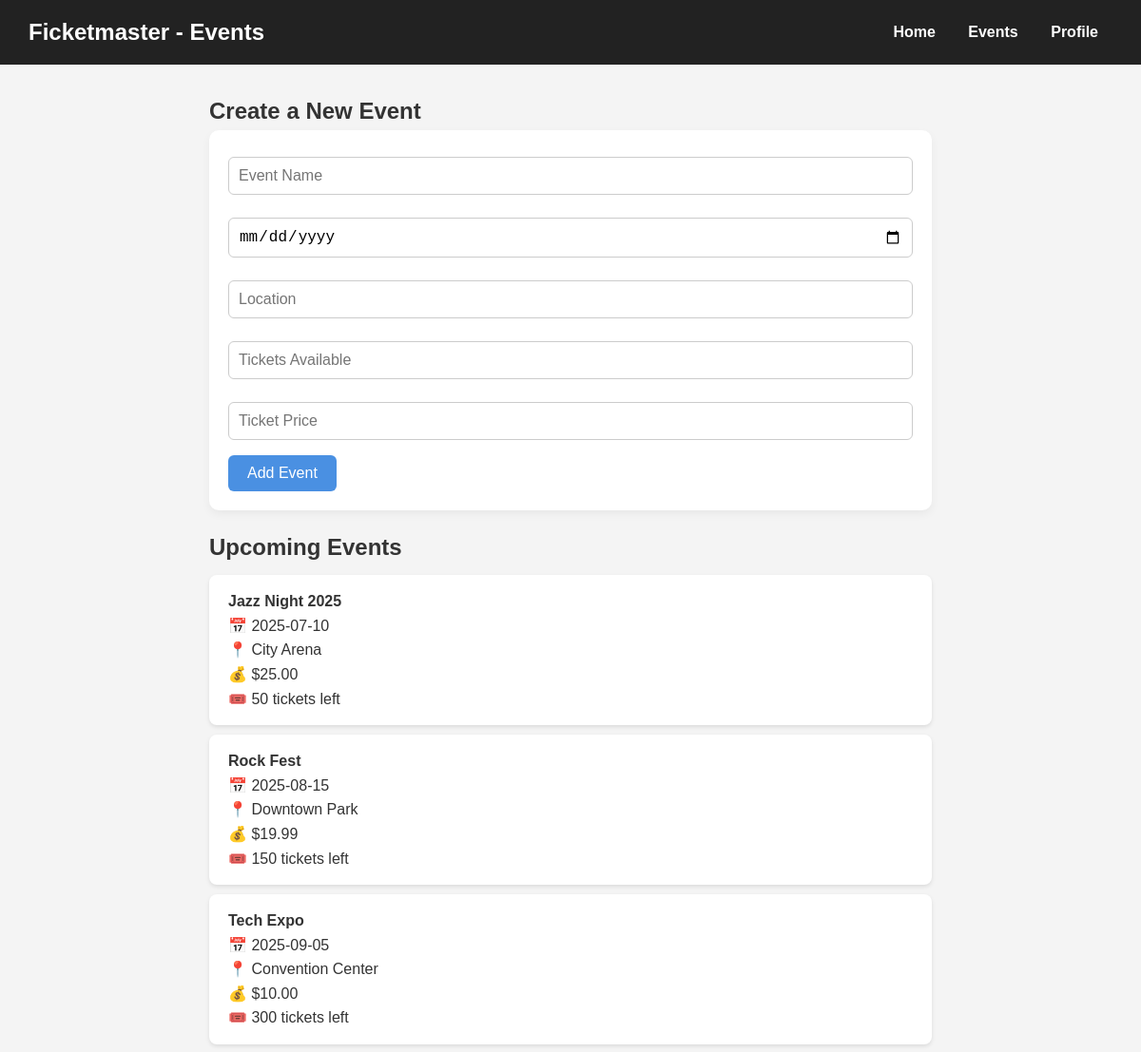
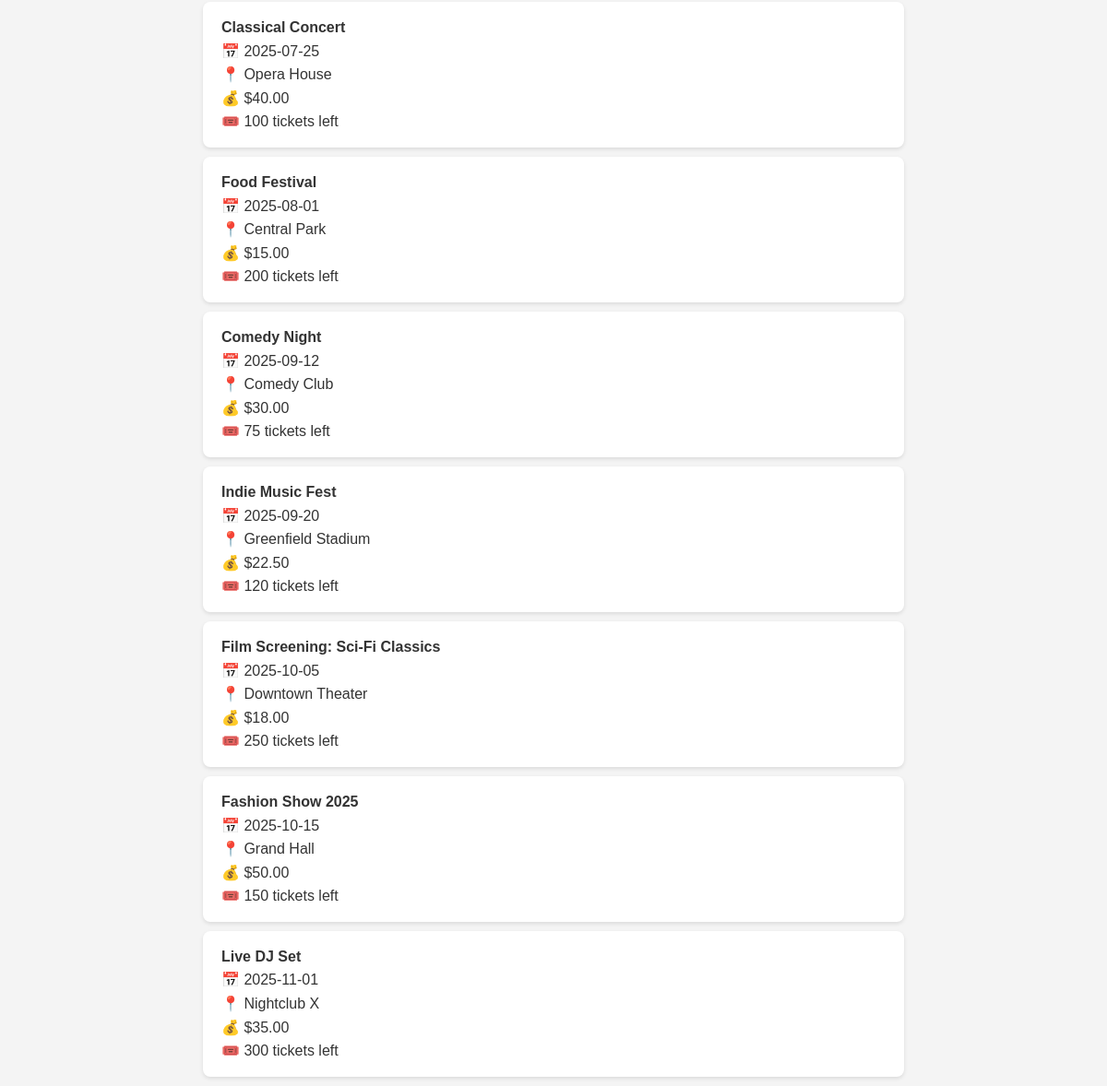
The app's page /events with its own data (2 pictures, top to bottom).
### app.py (models this page shows, shortened)
class Event(db.Model):
    id = db.Column(db.Integer, primary_key=True)
    name = db.Column(db.String(120))
    date = db.Column(db.String(20))
    location = db.Column(db.String(120))
    tickets_available = db.Column(db.Integer)
    price = db.Column(db.Float, default=0.0)  # Make sure price is included

### app.py (the view, shortened to what this page needs)
@app.route('/events', methods=['GET', 'POST'])
def events_page():
    all_events = Event.query.all()
    return render_template('events.html', events=all_events)

### templates/events.html (shortened to what this page needs)
<!DOCTYPE html>
<html lang="en">
<head>
  <link rel="stylesheet" href="/static/style.css" />
</head>
<body>
  <header>
    <h1>Ficketmaster - Events</h1>
    <nav>
      <a href="/">Home</a>
      <a href="/events">Events</a>
      <a href="/profile">Profile</a>
    </nav>
  </header>
  <main>
    <section class="event-form">
      <h2>Create a New Event</h2>
      <form method="POST">
        <input type="text" name="name" placeholder="Event Name" required>
        <input type="date" name="date" required>
        <input type="text" name="location" placeholder="Location" required>
        <input type="number" name="tickets" placeholder="Tickets Available" required min="1">
        <input type="number" step="0.01" placeholder="Ticket Price" name="price" required>
        <button type="submit">Add Event</button>
      </form>
    </section>
    <section class="event-list">
      <h2>Upcoming Events</h2>
      {% if events %}
      <ul>
        {% for event in events %}
          <li>
            <strong>{{ event.name }}</strong><br>
            📅 {{ event.date }}<br>
            📍 {{ event.location }}<br>
            {% if event.price is not none %}
              💰 ${{ "%.2f" | format(event.price) }}<br>
            {% else %}
                💰 Price not available<br>
            {% endif %}
            🎟️ {{ event.tickets_available }} tickets left
          </li>
        {% endfor %}
      </ul>
      {% else %}
        <p>No events currently available.</p>
      {% endif %}
    </section>
  </main>
</body>
</html>

### static/style.css (style rules this page uses)
* { margin: 0; padding: 0; box-sizing: border-box; }
body { font-family: 'Segoe UI', Tahoma, Geneva, Verdana, sans-serif; background-color: #f9f9fb; color: #333; line-height: 1.6; padding-bottom: 40px; }
header { background-color: #4a90e2; color: white; padding: 20px 0; text-align: center; margin-bottom: 30px; }
header h1 { font-size: 2rem; margin-bottom: 10px; }
nav a { color: white; margin: 0 15px; text-decoration: none; font-weight: 500; transition: color 0.3s ease; }
main { max-width: 800px; margin: 0 auto; padding: 0 20px; }
.event-list ul { list-style: none; padding: 0; }
.event-list li { background: white; margin: 10px 0; padding: 15px 20px; border-radius: 8px; box-shadow: 0 2px 4px rgba(0,0,0,0.1); }
form { background-color: white; padding: 20px; border-radius: 10px; box-shadow: 0 4px 10px rgba(0,0,0,0.05); margin-bottom: 20px; }
input[type="text"], input[type="email"], input[type="password"], input[type="date"], input[type="number"] { width: 100%; padding: 10px; margin: 8px 0 16px; border: 1px solid #ccc; border-radius: 6px; font-size: 1rem; }
button { background-color: #4a90e2; color: white; border: none; padding: 10px 20px; border-radius: 6px; font-size: 1rem; cursor: pointer; transition: background-color 0.3s ease; }
body { font-family: 'Arial', sans-serif; background-color: #f4f4f4; margin: 0; padding: 0; color: #333; }
header { background-color: #222; color: #fff; padding: 15px 30px; display: flex; justify-content: space-between; align-items: center; }
header h1 { font-size: 1.5rem; margin: 0; }
nav a { margin: 0 15px; text-decoration: none; color: #fff; font-weight: bold; }

### records on screen
Event: name "Jazz Night 2025", date "2025-07-10", location "City Arena", price "25.00", tickets_available "50"
Event: name "Rock Fest", date "2025-08-15", location "Downtown Park", price "19.99", tickets_available "150"
Event: name "Tech Expo", date "2025-09-05", location "Convention Center", price "10.00", tickets_available "300"
Event: name "Classical Concert", date "2025-07-25", location "Opera House", price "40.00", tickets_available "100"
Event: name "Food Festival", date "2025-08-01", location "Central Park", price "15.00", tickets_available "200"
Event: name "Comedy Night", date "2025-09-12", location "Comedy Club", price "30.00", tickets_available "75"
Event: name "Indie Music Fest", date "2025-09-20", location "Greenfield Stadium", price "22.50", tickets_available "120"
Event: name "Film Screening: Sci-Fi Classics", date "2025-10-05", location "Downtown Theater", price "18.00", tickets_available "250"
Event: name "Fashion Show 2025", date "2025-10-15", location "Grand Hall", price "50.00", tickets_available "150"
Event: name "Live DJ Set", date "2025-11-01", location "Nightclub X", price "35.00", tickets_available "300"
